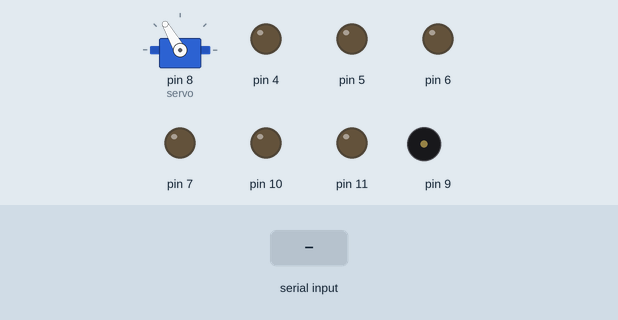
Recording of a sketch running on a simulated Arduino Uno, built with avr-gcc and run on an emulated ATmega328P. Parts: servo, output pins drawn as LEDs (lit = HIGH), buzzer (waves = sounding). The test bench sets the inputs (shaded band). What the sketch prints to the serial monitor is not drawn.

Above: at 1.2 s.
1.3 s: "F" received over the second serial link
At 2.5 s:
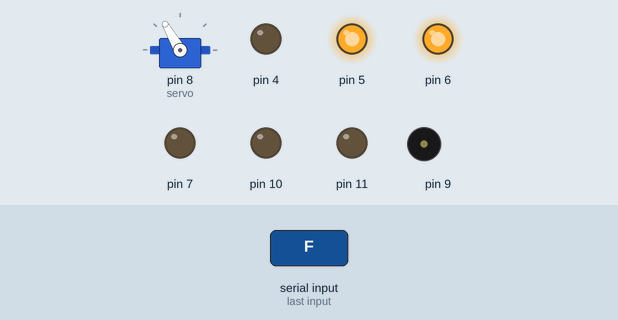
2.8 s: "L" received over the second serial link
At 3.8 s:
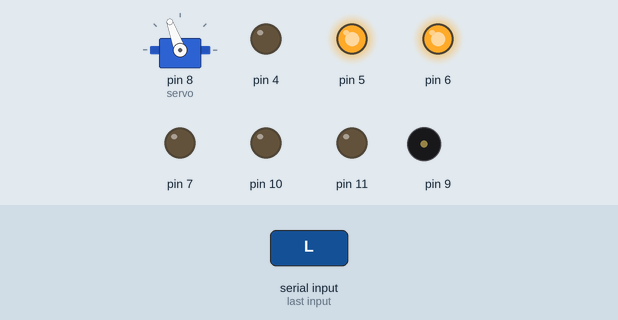
4.3 s: "C" received over the second serial link
At 4.9 s:
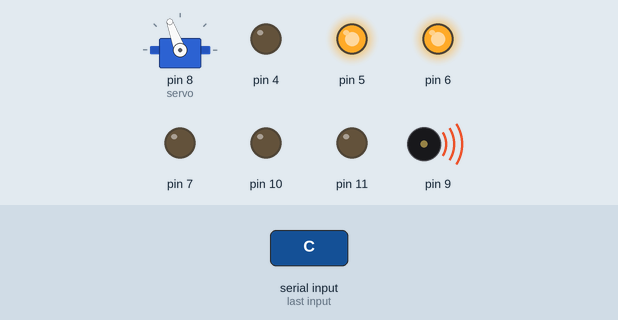
5.8 s: "R" received over the second serial link
At 6.1 s:
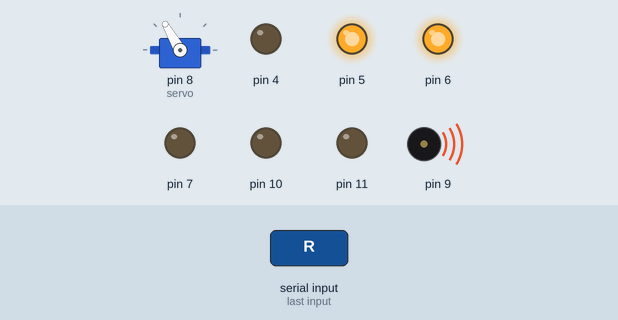
7.3 s: "Y" received over the second serial link
At 8.4 s:
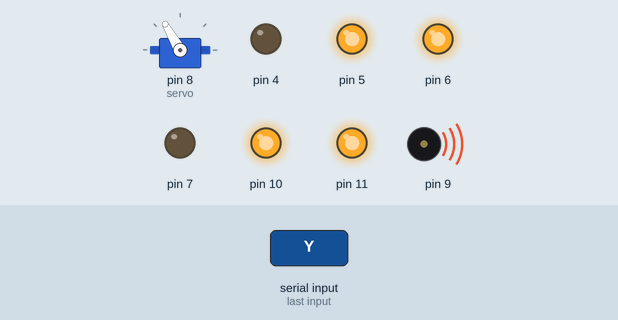
8.8 s: "B" received over the second serial link
At 9.8 s:
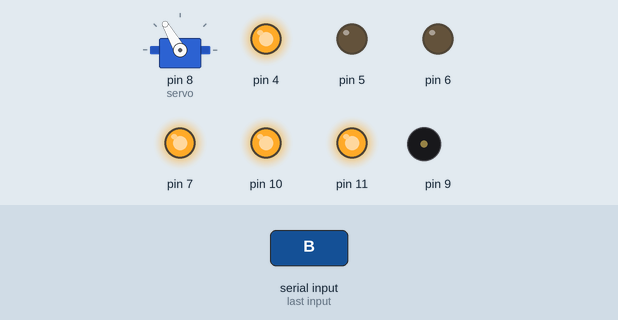
Timing chart, 0 to 11.6 s (numbered marks = the images above; inputs shaded):
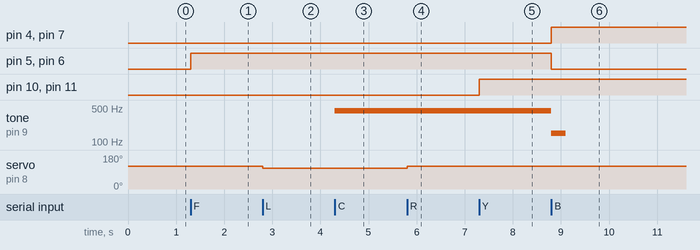

The sketch:

RCcar-___.ino
```cpp
#include <SoftwareSerial.h>
#include <Servo.h>
Servo servo;
int angle=120;
SoftwareSerial BT(2,3);
char data = 0;
void setup() {
  BT.begin(9600);
  Serial.begin(9600);
  servo.attach(8);
  servo.write(angle);
  //DC 모터 1
    pinMode(7,OUTPUT);
    pinMode(6,OUTPUT);
    //DC 모터 2
    pinMode(5,OUTPUT);
    pinMode(4,OUTPUT);
    //부저
    pinMode(9,OUTPUT);
//LED
    pinMode(10,OUTPUT);
    pinMode(11,OUTPUT);
}

void loop() {
  if(BT.available() > 0) {
    data = BT.read();
  }
  if(data == 'F'){
    Serial.println("전진");
        digitalWrite(6,HIGH);
        digitalWrite(7,LOW);
        digitalWrite(5,HIGH);
        digitalWrite(4,LOW);
  }
  if (data == 'R'){
    if (angle==160){
      angle=160;
      servo.write(angle);
    }
    else{
    angle=angle+10;
    Serial.println(angle);
    servo.write(angle);
    Serial.println("RIGHT");
    }
  }
  if (data=='L'){
    if (angle==80){
      angle=80;
      servo.write(angle);
    }
    else{
    angle=angle-10;
    Serial.println(angle);
    servo.write(angle);
    Serial.println("LEFT");
    }
  }
  if (data=='B'){
        digitalWrite(6,LOW);
        digitalWrite(7,HIGH);
        digitalWrite(5,LOW);
        digitalWrite(4,HIGH);
        tone(9,150,300);
  }
  if (data=='Q'){
      digitalWrite(7,LOW);
      digitalWrite(6,LOW);
      digitalWrite(5,LOW);
      digitalWrite(4,LOW);
  }
  if (data=='C'){
     tone(9,440);
     Serial.print("경적");
  }
  if (data=='Z'){
    noTone(9);
  }
  if (data=='Y'){
    digitalWrite(10,HIGH);
    digitalWrite(11,HIGH);
    Serial.print("전조등 ON");
  }
  if (data=='H'){
    digitalWrite(10,LOW);
    digitalWrite(11,LOW);
    Serial.print("전조등 OFF");
  }
  if (data=='I'){
    angle=120;
    servo.write(angle);
  }
  data = 0;
}
```

Measured:
- after the input at 1.3 s, pin 5, pin 6: LOW → HIGH at once
- after the input at 2.8 s, servo on pin 8 (servo): 120° → 110° at once
- after the input at 4.3 s, tone on pin 9: silent → 440 Hz at once
- after the input at 5.8 s, servo on pin 8 (servo): 110° → 120° at once
- after the input at 7.3 s, pin 10, pin 11: LOW → HIGH at once
- after the input at 8.8 s, pin 4, pin 7: LOW → HIGH at once; pin 5, pin 6: HIGH → LOW at once; tone on pin 9: 440 Hz → 150 Hz at once, → silent 0.30 s later
